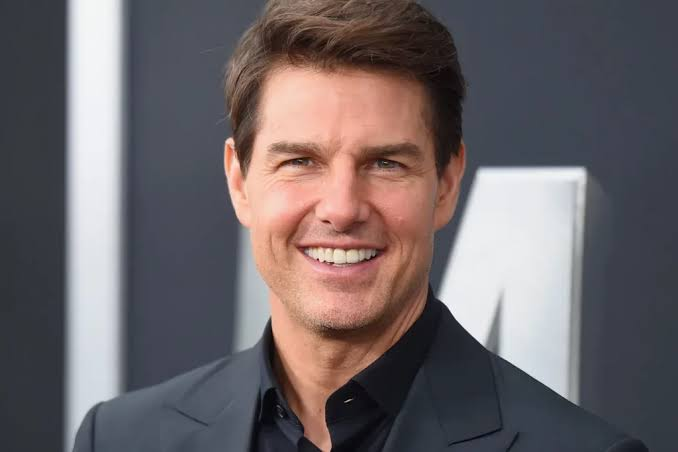
#> input picture model/test/tomcruise.jpeg, 678 x 452 px
$ jupyter execute --allow-errors image_classifier.ipynb   (shell and % lines are left out)
#> lines starting #> are read from the running program, lines starting #| are printed output that depends on the picture
[cell 1]
import numpy as np
import cv2
import matplotlib
from matplotlib import pyplot as plt

[cell 2]
img=cv2.imread('./test/tomcruise.jpeg')
#> img is the input picture: shape (452, 678, 3); mean B, G, R 103.7, 100.8, 109
img.shape
#> Out = (452, 678, 3)

[cell 3]
plt.imshow(img)

[cell 4]
gray=cv2.cvtColor(img,cv2.COLOR_BGR2GRAY)
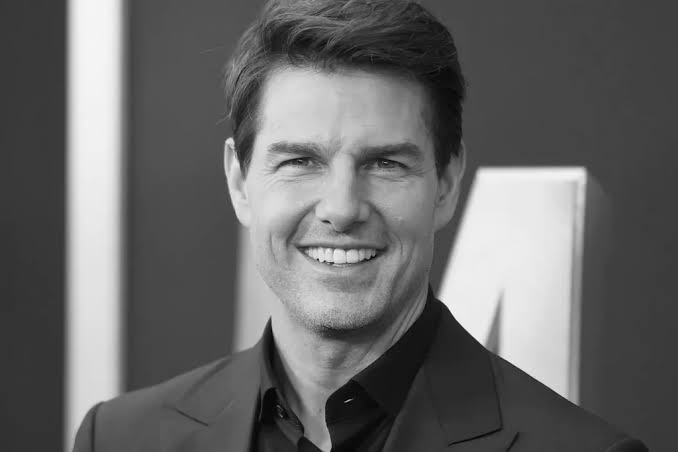
#> gray: shape (452, 678); min 0, max 251, mean 103.6
print(gray.shape)
#| (452, 678)
plt.imshow(gray,cmap='gray')

### haar cascade use to  detect eyes ###

[cell 5]
face_cascade=cv2.CascadeClassifier('./opencv/haarcascades/haarcascade_frontalface_default.xml')
eye_cascade = cv2.CascadeClassifier('./opencv/haarcascades/haarcascade_eye.xml')

faces=face_cascade.detectMultiScale(gray,1.3,5)
#> faces = [[228, 75, 230, 230]]
faces
#> Out = [[228, 75, 230, 230]]

[cell 6]
(x,y,w,h)=faces[0]
#> x = 228; y = 75; w = 230; h = 230
x,y,w,h
#> Out = (228, 75, 230, 230)

[cell 7]
face_image=cv2.rectangle(img,(x,y),(x+w,y+h),(255,0,0),2)
plt.imshow(face_image)

[cell 8]
cv2.destroyAllWindows()
for (x,y,w,h) in faces:
    face_img = cv2.rectangle(img,(x,y),(x+w,y+h),(255,0,0),2)
    roi_gray = gray[y:y+h, x:x+w]
    roi_color = face_img[y:y+h, x:x+w]
    eyes = eye_cascade.detectMultiScale(roi_gray)
    for (ex,ey,ew,eh) in eyes:
        cv2.rectangle(roi_color,(ex,ey),(ex+ew,ey+eh),(0,255,0),2)
#> this loop made 1 pass
#> (x, y, w, h, eyes) on pass 1: (228, 75, 230, 230, [[125, 61, 57, 57], [34, 52, 72, 72]])
#> pass 1, `roi_gray = gray[y:y+h, x:x+w]`:
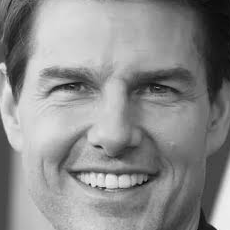
#> roi_gray: shape (230, 230); min 8, max 251, mean 139.8
#> after the loop:
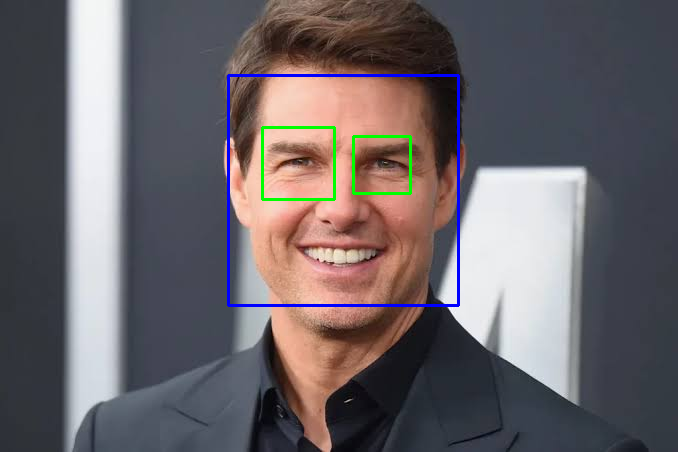
#> img: shape (452, 678, 3); mean B, G, R 104.4, 100.3, 106.7
#> after the loop:
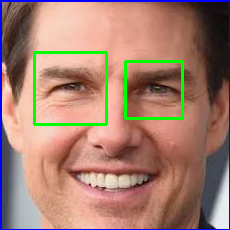
#> roi_color: shape (230, 230, 3); mean B, G, R 113.1, 127.6, 164.1


plt.figure()
plt.imshow(face_img, cmap='gray')
plt.show()

[cell 9]
plt.imshow(roi_color,cmap='gray')

[cell 10]
def get_cropped_image_if_2_eyes(image_path):
#> called with image_path = './test/tomcruise.jpeg'
    img=cv2.imread(image_path)
    gray=cv2.cvtColor(img,cv2.COLOR_BGR2GRAY)
    faces=face_cascade.detectMultiScale(gray,1.3,5)
#> faces = [[228, 75, 230, 230]]
    for (x,y,w,h) in faces:
        roi_gray=gray[y:y+h,x:x+w]
        roi_color=img[y:y+h,x:x+w]
        eyes=eye_cascade.detectMultiScale(roi_gray)
        if len(eyes)>=2:
            return roi_color
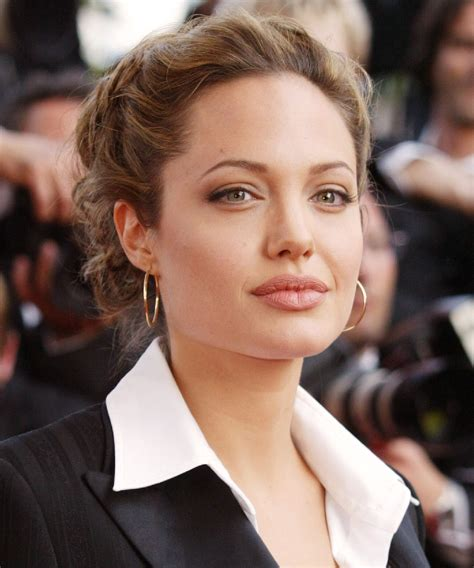
#> input picture model/dataset/Angelina_Jolie/003_57612506.jpg, 474 x 568 px
#> in get_cropped_image_if_2_eyes, img is the input picture: shape (568, 474, 3); mean B, G, R 94.3, 104, 128.7
#> in get_cropped_image_if_2_eyes (call 2), `gray=cv2.cvtColor(img,cv2.COLOR_BGR2GRAY)`:
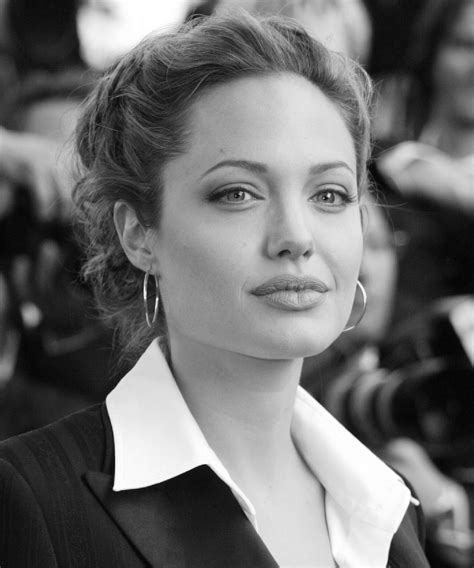
#> gray: shape (568, 474); min 1, max 255, mean 110.3
#> in get_cropped_image_if_2_eyes (call 2), `faces=face_cascade.detectMultiScale(gray,1.3,5)`: faces = [[168, 99, 243, 243]]
#> this loop made 1 pass
#> pass 1, in get_cropped_image_if_2_eyes (call 2), `roi_gray=gray[y:y+h,x:x+w]`:
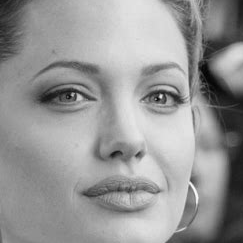
#> roi_gray: shape (243, 243); min 1, max 250, mean 150.9
#> pass 1, in get_cropped_image_if_2_eyes (call 2), `roi_color=img[y:y+h,x:x+w]`:
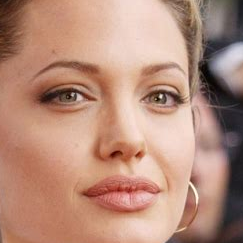
#> roi_color: shape (243, 243, 3); mean B, G, R 122.6, 140.4, 182.2

[cell 11]
original_image=cv2.imread('./test/tomcruise.jpeg')
plt.imshow(original_image)

[cell 12]
cropped_image=get_cropped_image_if_2_eyes('./test/tomcruise.jpeg')
plt.imshow(cropped_image)

[cell 13]
path_to_data="./dataset/"
path_to_cropped_data="./dataset/cropped/"

[cell 14]
import os
img_dirs=[]
for entry in os.scandir(path_to_data):
    if entry.is_dir():
        img_dirs.append(entry.path)

[cell 15]
img_dirs

[cell 16]
import shutil
if os.path.exists(path_to_cropped_data):
    shutil.rmtree(path_to_cropped_data)
os.mkdir(path_to_cropped_data)

[cell 17]
cropped_image_dirs=[]
celebrity_file_names_dict={}

for img_dir in img_dirs:
    count=1
    celebrity_name=img_dir.split('/')[-1]
    print(celebrity_name)

    celebrity_file_names_dict[celebrity_name]=[]

    for entry in os.scandir(img_dir):
        roi_color=get_cropped_image_if_2_eyes(entry.path)
        if roi_color is not None:
            cropped_folder=path_to_cropped_data+celebrity_name
            if not os.path.exists(cropped_folder):
                os.makedirs(cropped_folder)
                cropped_image_dirs.append(cropped_folder)
                print("generating cropped images in folder:",cropped_folder)

            cropped_file_name=celebrity_name+str(count)+".png"
            cropped_file_path=cropped_folder+"/"+cropped_file_name

            cv2.imwrite(cropped_file_path,roi_color)
            celebrity_file_names_dict[celebrity_name].append(cropped_file_path)
            count+=1

[cell 18]
import numpy as np
import pywt
import cv2

def w2d(img,mode='haar',level=1):
#> called with mode = 'db1', level = 5
    imArray=img
    imArray=cv2.cvtColor(imArray,cv2.COLOR_RGB2GRAY)
    imArray=np.float32(imArray)
    imArray /=255;

    coeffs=pywt.wavedec2(imArray,mode,level=level)

    #proecess_coefficients
    coeffs_H=list(coeffs)
    coeffs_H[0] *= 0;

    # reconstruction
    imArray_H=pywt.waverec2(coeffs_H,mode)
    imArray_H *=255;
    imArray_H=np.uint8(imArray_H)

    return imArray_H

[cell 19]
im_har=w2d(cropped_image,'db1',5)
plt.imshow(im_har,cmap='gray')

[cell 20]
celebrity_file_names_dict

[cell 21]
#give numerical representation to starts names
class_dict={}
count=0
for celebrity_name in celebrity_file_names_dict.keys():
    class_dict[celebrity_name] =count
    count=count+1
class_dict

[cell 22]
X,y=[],[]
for celebrity_name,training_files in celebrity_file_names_dict.items():
    for training_image in training_files:
        img=cv2.imread(training_image)
        scalled_raw_img=cv2.resize(img,(32,32))
        img_har=w2d(img,'db1',5)
#> call 2 of w2d, with mode = 'db1', level = 5
#> in w2d (call 2), `imArray_H=pywt.waverec2(coeffs_H,mode)`:
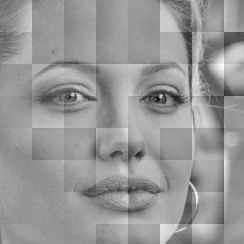
#> imArray_H: shape (244, 244) float32; min -0.699, max 0.484, mean 0.00289; drawn with min black and max white
        scalled_img_har=cv2.resize(img_har,(32,32))
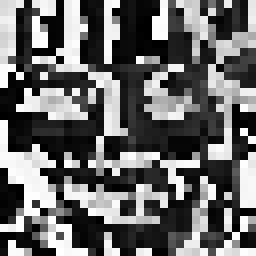
#> scalled_img_har: shape (32, 32) (shown 8 times larger); min 0, max 255, mean 104.7
        combined_img=np.vstack((scalled_raw_img.reshape(32*32*3,1),scalled_img_har.reshape(32*32,1)))
        X.append(combined_img)
        y.append(class_dict[celebrity_name])

[cell 23]
len(X[0])

[cell 24]
X[0]

[cell 25]
y[1]

[cell 26]
X=np.array(X).reshape(len(X),4096).astype(float)
X.shape
#> Out = (3, 4096)
